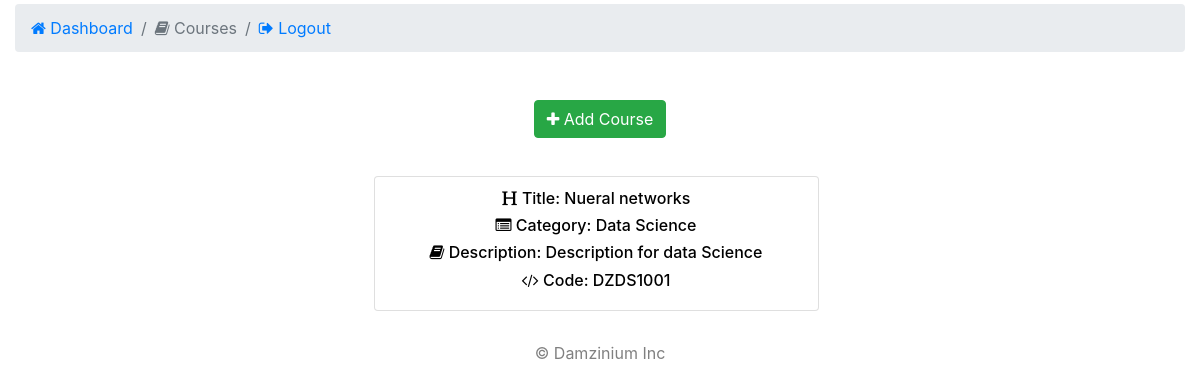
Page /icp/course/ on the earlier database version.
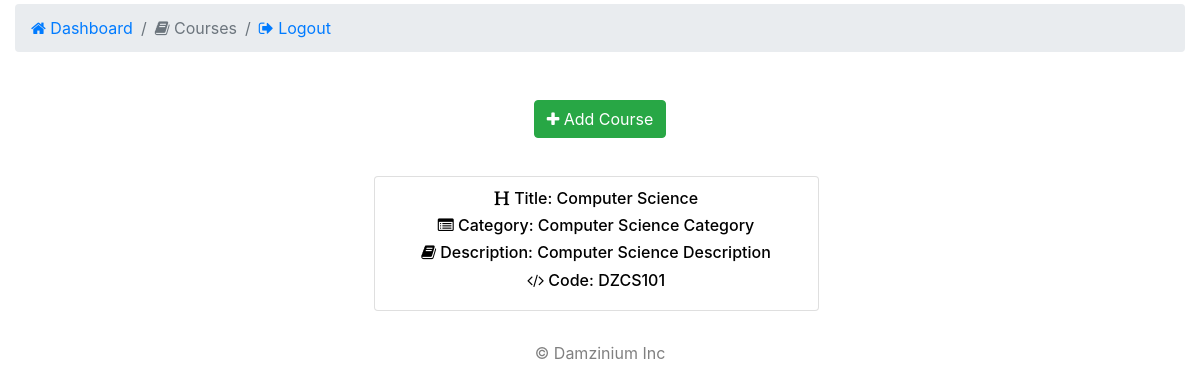
Same page on the later database version.
### api/models.py (models this page shows, shortened)
class Course(models.Model):
    id = models.UUIDField(primary_key=True, default=uuid4, editable=False)
    title = models.CharField(max_length=100, null=False, default='Computer Science')
    code = models.CharField(max_length=10, null=False, default='DZCS101')
    category = models.ForeignKey(Category, on_delete=models.CASCADE)
    description = models.CharField(max_length=200, null=False, default='This is is DZCS101')
    date_published = models.DateTimeField(auto_now_add=True)
    is_popular = models.BooleanField(default=False)
    class Meta:
        ordering = ['title']

class Category(models.Model):
    id = models.UUIDField(primary_key=True, default=uuid4, editable=False)
    title = models.CharField(max_length=100, null=False, default='Please enter title of course category... eg. Business')
    description = models.CharField(max_length=200, null=False, default='Please enter description for category')
    class Meta:
        ordering = ['title']
    def __str__(self):
        return self.title

### kitchen/views.py (the view)
# urls.py: path('course/', views.course, name='course'),
def course(request):
    courses = Course.objects.all()
    return render(request, 'kitchen/courses.html', {'courses': courses})

### kitchen/templates/kitchen/courses.html (shortened to what this page needs)
{% extends '../base.html' %}
{% block body %}
<div class="container-fluid mt-1">
    <nav aria-label="breadcrumb">
        <ol class="breadcrumb">
            <li class="breadcrumb-item"><a href="{% url 'kitchen:dashboard' %}"
                    style="text-decoration: none;"><i class="fa fa-home"></i> Dashboard</a></li>
            <li class="breadcrumb-item active" aria-current="page"><i class="fa fa-book"></i> Courses</li>
            <li class="breadcrumb-item"><a href="{% url 'index' %}" style="text-decoration: none;"><i class="fa fa-sign-out"></i> Logout</a></li>
        </ol>
    </nav>
    <div class="mt-5">
        {% if courses.count > 0 %}
        <div style="text-align: center;">
            <a href="{% url 'kitchen:add_course' %}" style="color: white; text-decoration: none;">
                <button class="btn btn-success" style="margin-bottom: 30px;">
                    <i class="fa fa-plus" aria-hidden="true"></i> Add Course
                </button>
            </a>
        </div>
        <div class="container text-center">
            <div class="row d-flex flex-row justify-content-center">
                {% for course in courses %}
                <div class="col-sm-5 mt-2 mr-2">
                    <div class="list-group">
                        <a href="{% url 'kitchen:update_course' course.id %}" class="list-group-item" style="text-decoration: none; color: black">
                            <h6><i class="fa fa-header"></i> Title: {{ course.title }}</h6>
                            <h6><i class="fa fa-list-alt"></i> Category: {{ course.category }}</h6>
                            <h6><i class="fa fa-book"></i> Description: {{ course.description }}</h6>
                            <h6><i class="fa fa-code"></i> Code: {{ course.code }}</h6>
                        </a>
                      </div>
                </div>
                {% endfor %}
            </div>
        </div>
    </div>
    {% endif %}
</div>
{% endblock %}

### kitchen/templates/base.html (shortened to what this page needs)
<!DOCTYPE html>
<html lang="en">
<head>
    {% load static %}
    <link rel="stylesheet" href="{% static 'kitchen/css/styles.css' %}">
    <link rel="stylesheet" href="https://stackpath.bootstrapcdn.com/bootstrap/4.4.1/css/bootstrap.min.css"
>
    <link rel="stylesheet" href="https://stackpath.bootstrapcdn.com/font-awesome/4.7.0/css/font-awesome.min.css">
</head>
<body>
    {% block body %}
    {% endblock %}
    <footer>
        <p class="text-center" style="color: grey; margin-top: 30px;">&copy; Damzinium Inc</p>
    </footer>
</body>
</html>

Differences in the rows shown:
removed Course: title "Nueral networks", category "Data Science", description "Description for data Science", code "DZDS1001"
added Course: title "Computer Science", category "Computer Science Category", description "Computer Science Description", code "DZCS101"
